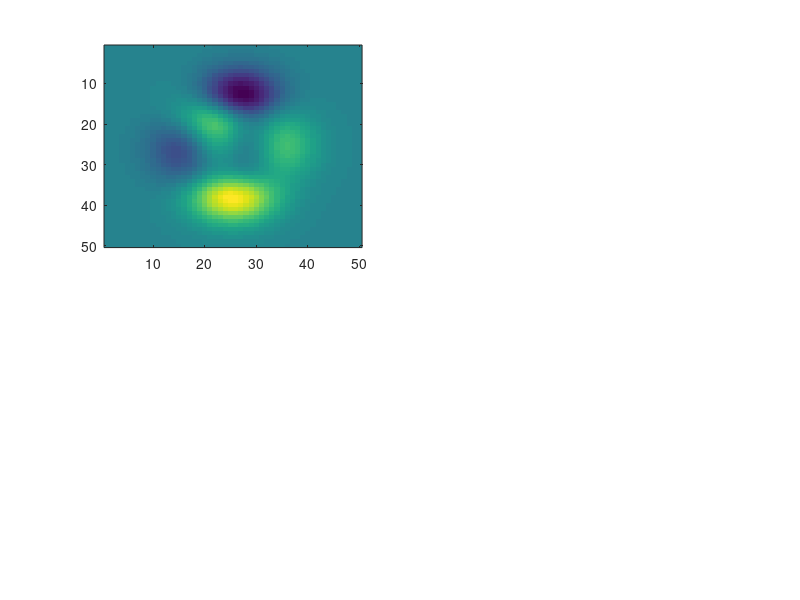

Source code (MATLAB): (Note: this script raises an error after producing the figure.)
% Example usage of ryb_colormap function
% This script demonstrates how to use the custom colormap with different step sizes

%% Example 1: Basic usage with default step size
figure(1);
subplot(2,2,1);
data1 = peaks(50);
imagesc(data1);
colormap(ryb_colormap(64));  % Default 64 colors
colorbar;
title('Default (64 colors)');

%% Example 2: High resolution colormap
subplot(2,2,2);
imagesc(data1);
colormap(ryb_colormap(256));  % High resolution
colorbar;
title('High resolution (256 colors)');

%% Example 3: Low resolution colormap
subplot(2,2,3);
imagesc(data1);
colormap(ryb_colormap(16));  % Low resolution
colorbar;
title('Low resolution (16 colors)');

%% Example 4: Medium resolution
subplot(2,2,4);
imagesc(data1);
colormap(customcolormap_preset('red-yellow-blue'));  % Medium-high resolution
colorbar;
title('Medium resolution (128 colors)');

%% Example 5: Visualize the colormap itself
figure(2);
for n = [16, 32, 64, 128]
    subplot(2,2,find([16, 32, 64, 128] == n));
    cmap = ryb_colormap(n);
    image(permute(cmap, [1, 3, 2]));
    axis off;
    title(sprintf('Colormap with %d colors', n));
end
